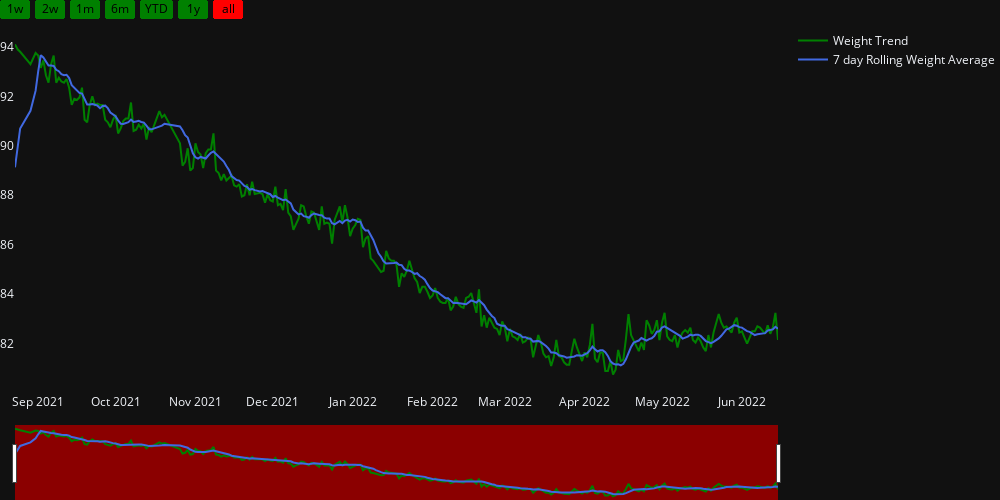

Notebook cell for this chart:
### Code cell
df = final_df[(~final_df.Weightkg.isnull()) & (final_df.date_range > '2021-08-01')]



fig = go.Figure()
# Create and style traces
fig.add_trace(go.Scatter(x=df['date_range'], 
                         y=df['Weightkg'], name='Weight Trend',
                         line=dict(color='green', width=2)))

fig.add_trace(go.Scatter(x=df['date_range'], 
                         y=df['Weightkg_rolling_7'], 
                         name='7 day Rolling Weight Average',
                         line=dict(color='royalblue', width=2)))

fig.update_layout(
    width=1000,
    height=500,
    autosize=False,
    margin=dict(t=0, b=0, l=0, r=0),
    template="plotly_dark"
)

  
    
fig.update_layout(
    xaxis=dict(
        rangeselector=dict(
            buttons=list([
                dict(count=7,
                     label="1w",
                     step="day",
                     stepmode="backward",
                    visible=True),
                dict(count=14,
                     label="2w",
                     step="day",
                     stepmode="backward",
                    visible=True),
                dict(count=1,
                     label="1m",
                     step="month",
                     stepmode="backward",
                    visible=True),
                dict(count=6,
                     label="6m",
                     step="month",
                     stepmode="backward",
                    visible=True),
                dict(count=1,
                     label="YTD",
                     step="year",
                     stepmode="todate",
                    visible=True),
                dict(count=1,
                     label="1y",
                     step="year",
                     stepmode="backward",
                    visible=True),
                dict(step="all")
            ])
 
        ),
        rangeslider=dict(
            visible=True,
            bgcolor= 'darkred'
        ),
        
        type="date"
    ),
template="plotly_dark",
xaxis_rangeselector_font_color='black',
xaxis_rangeselector_activecolor='red',
xaxis_rangeselector_bgcolor='green',
)
fig.update_xaxes(showline=False, showgrid=False, linewidth=2, linecolor='black', gridcolor='black')
fig.update_yaxes(showline=False, showgrid=False, linewidth=2, linecolor='black', gridcolor='black')

### Figure 1 — Plotly figure (JSON) as saved in the notebook; plotly's stock layout.template omitted (floating-point values rounded to 4 significant figures; data arrays with more than 128 entries replaced by an {"elided": "..."} marker saying what was removed)
{"data": [{"line": {"color": "green", "width": 2}, "name": "Weight Trend", "type": "scatter", "x": {"elided": "279 str values"}, "y": {"elided": "279 float values"}}, {"line": {"color": "royalblue", "width": 2}, "name": "7 day Rolling Weight Average", "type": "scatter", "x": {"elided": "279 str values"}, "y": {"elided": "279 float values"}}], "layout": {"autosize": false, "height": 500, "margin": {"b": 0, "l": 0, "r": 0, "t": 0}, "width": 1000, "xaxis": {"gridcolor": "black", "linecolor": "black", "linewidth": 2, "rangeselector": {"activecolor": "red", "bgcolor": "green", "buttons": [{"count": 7, "label": "1w", "step": "day", "stepmode": "backward", "visible": true}, {"count": 14, "label": "2w", "step": "day", "stepmode": "backward", "visible": true}, {"count": 1, "label": "1m", "step": "month", "stepmode": "backward", "visible": true}, {"count": 6, "label": "6m", "step": "month", "stepmode": "backward", "visible": true}, {"count": 1, "label": "YTD", "step": "year", "stepmode": "todate", "visible": true}, {"count": 1, "label": "1y", "step": "year", "stepmode": "backward", "visible": true}, {"step": "all"}], "font": {"color": "black"}}, "rangeslider": {"bgcolor": "darkred", "visible": true}, "showgrid": false, "showline": false, "type": "date"}, "yaxis": {"gridcolor": "black", "linecolor": "black", "linewidth": 2, "showgrid": false, "showline": false}}}
